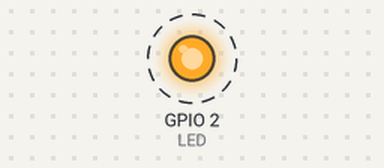
This sketch was run on a simulated ESP32. Shown: output pins drawn as LEDs (lit = HIGH). Dashed ring = blinking. Nothing arrives over Bluetooth unless stated; a phone connects over Bluetooth LE 3 s after start.

Above: at 0.5 s.
Timing chart, 0 to 4.6 s (numbered marks = the images above):
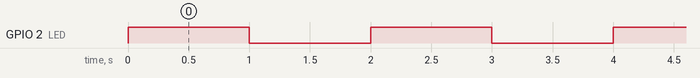

Measured:
- by itself, GPIO 2 (LED): alternates HIGH for 1.0 s and LOW for 1.0 s, 5 changes in all, then stays HIGH

The sketch:

bluetooth.ino
```cpp
/*
    Video: https://www.youtube.com/watch?v=oCMOYS71NIU
    Based on Neil Kolban example for IDF: https://github.com/nkolban/esp32-snippets/blob/master/cpp_utils/tests/BLE%20Tests/SampleNotify.cpp
    Ported to Arduino ESP32 by Evandro Copercini

   Create a BLE server that, once we receive a connection, will send periodic notifications.
   The service advertises itself as: 6E400001-B5A3-F393-E0A9-E50E24DCCA9E
   Has a characteristic of: 6E400002-B5A3-F393-E0A9-E50E24DCCA9E - used for receiving data with "WRITE"
   Has a characteristic of: 6E400003-B5A3-F393-E0A9-E50E24DCCA9E - used to send data with  "NOTIFY"

   The design of creating the BLE server is:
   1. Create a BLE Server
   2. Create a BLE Service
   3. Create a BLE Characteristic on the Service
   4. Create a BLE Descriptor on the characteristic
   5. Start the service.
   6. Start advertising.

   In this example rxValue is the data received (only accessible inside that function).
   And txValue is the data to be sent, in this example just a byte incremented every second.
*/
#include <BLEDevice.h>
#include <BLEServer.h>
#include <BLEUtils.h>
#include <BLE2902.h>

BLECharacteristic *pCharacteristic;
bool deviceConnected = false;
float txValue = 0;
const int readPin = 32; // Use GPIO number. See ESP32 board pinouts
const int LED = 2; // Could be different depending on the dev board. I used the DOIT ESP32 dev board.

//std::string rxValue; // Could also make this a global var to access it in loop()

// See the following for generating UUIDs:
// https://www.uuidgenerator.net/

#define SERVICE_UUID           "6E400001-B5A3-F393-E0A9-E50E24DCCA9E" // UART service UUID
#define CHARACTERISTIC_UUID_RX "6E400002-B5A3-F393-E0A9-E50E24DCCA9E"
#define CHARACTERISTIC_UUID_TX "6E400003-B5A3-F393-E0A9-E50E24DCCA9E"

class MyServerCallbacks: public BLEServerCallbacks {
    void onConnect(BLEServer* pServer) {
      deviceConnected = true;
    };

    void onDisconnect(BLEServer* pServer) {
      deviceConnected = false;
    }
};


void setup() {
  Serial.begin(115200);

  pinMode(LED, OUTPUT);

  // Create the BLE Device
  BLEDevice::init("ESP32 test"); // Give it a name

  // Create the BLE Server
  BLEServer *pServer = BLEDevice::createServer();
  pServer->setCallbacks(new MyServerCallbacks());

  // Create the BLE Service
  BLEService *pService = pServer->createService(SERVICE_UUID);

  // Create a BLE Characteristic
  pCharacteristic = pService->createCharacteristic(
                      CHARACTERISTIC_UUID_TX,
                      BLECharacteristic::PROPERTY_NOTIFY
                    );

  pCharacteristic->addDescriptor(new BLE2902());

  BLECharacteristic *pCharacteristic = pService->createCharacteristic(
                                         CHARACTERISTIC_UUID_RX,
                                         BLECharacteristic::PROPERTY_WRITE
                                       );
  // Start the service
  pService->start();

  // Start advertising
  pServer->getAdvertising()->start();
}

void loop() {
  if (deviceConnected) {
    digitalWrite(LED, HIGH);   // LED Liga
  } else {
    digitalWrite(LED, HIGH);    // LED liga
    delay(1000);
    digitalWrite(LED, LOW);    // LED Desliga
    }
  delay(1000);
}
```
